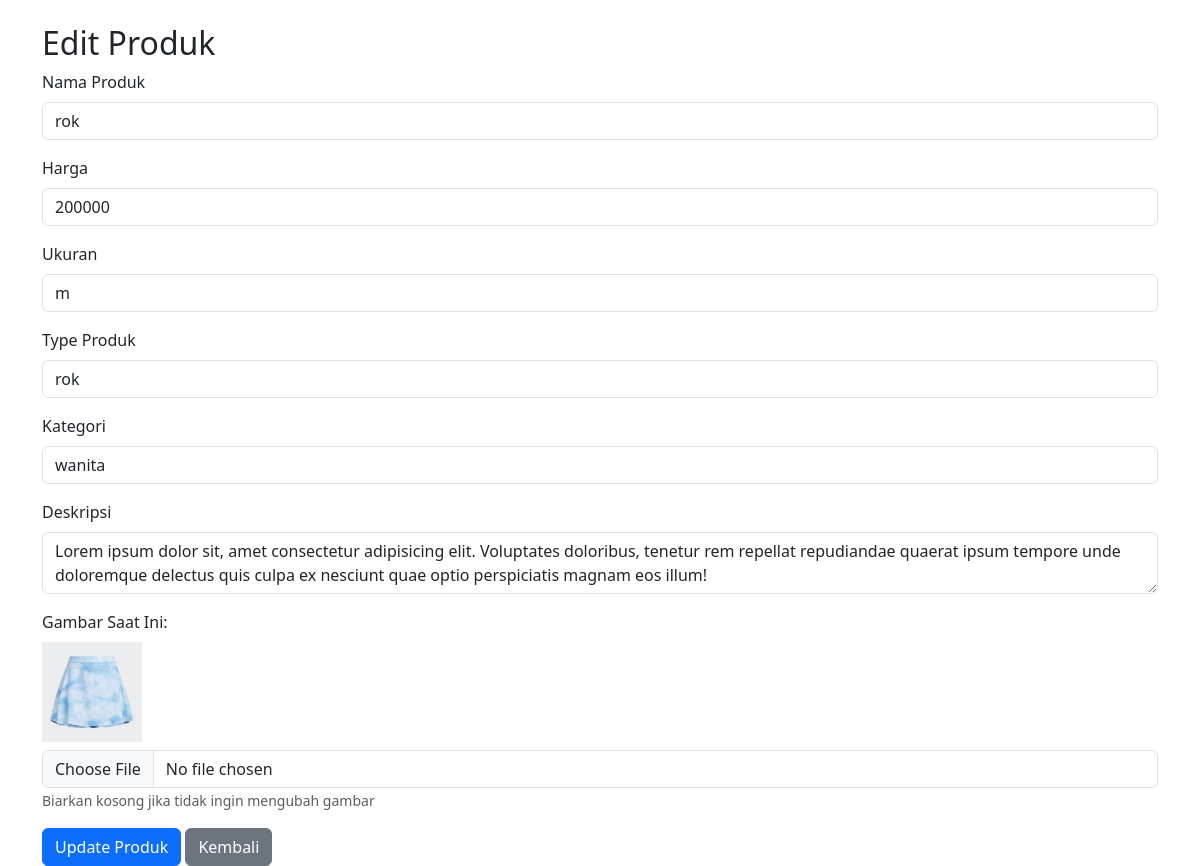
Page /admin/page/produk/edit-produk.php?id=45 on the committed database.
### tables this page shows
CREATE TABLE `produk` (
  `id` int NOT NULL,
  `nama` varchar(255) NOT NULL,
  `harga` int NOT NULL,
  `ukuran` varchar(255) NOT NULL,
  `type` varchar(10) NOT NULL,
  `kategori` varchar(25) NOT NULL,
  `deskripsi` text NOT NULL,
  `image` varchar(255) NOT NULL
);

### model/database.php (called while the page is built, shortened)
<?php
class Koneksi {
    public function getConnection() {
        $this->conn = mysqli_connect('localhost', 'root', '', 'db_mita');
        return $this->conn;
    }
}

### model/produk.php (called while the page is built, shortened)
<?php
    require_once('database.php');
    class Produk extends koneksi{
        private $conn;
        public function __construct(){
            $this->conn = $this->getConnection();
        }
        public function getById($id) {
            $query = "SELECT * FROM produk WHERE id = ?";
            $stmt = $this->conn->prepare($query);
            $stmt->bind_param("i", $id);
            $stmt->execute();
            $result = $stmt->get_result();
            return $result->fetch_assoc();
        }
}

### admin/page/produk/edit-produk.php (the view, shortened to what this page needs)
<?php
require_once('../../../model/produk.php');
$produkModel = new Produk();
$id = $_GET['id'];
$produk = $produkModel->getById($id);
?>
<!DOCTYPE html>
<html>
<head>
    <link href="https://cdn.jsdelivr.net/npm/bootstrap@5.3.0/dist/css/bootstrap.min.css" rel="stylesheet">
</head>
<body>
    <div class="container mt-4">
        <h2>Edit Produk</h2>
        <form method="POST" enctype="multipart/form-data">
            <div class="mb-3">
                <label class="form-label">Nama Produk</label>
                <input type="text" name="nama" class="form-control" value="<?= $produk['nama'] ?>" required>
            </div>
            <div class="mb-3">
                <label class="form-label">Harga</label>
                <input type="number" name="harga" class="form-control" value="<?= $produk['harga'] ?>" required>
            </div>
            <div class="mb-3">
                <label class="form-label">Ukuran</label>
                <input type="text" name="ukuran" class="form-control" value="<?= $produk['ukuran'] ?>" required>
            </div>
            <div class="mb-3">
                <label class="form-label">Type Produk</label>
                <input type="text" name="type" class="form-control" value="<?= $produk['type'] ?>" required>
            </div>
            <div class="mb-3">
                <label class="form-label">Kategori</label>
                <input type="text" name="kategori" class="form-control" value="<?= $produk['kategori'] ?>" required>
            </div>
            <div class="mb-3">
                <label class="form-label">Deskripsi</label>
                <textarea name="deskripsi" id="deskripsi" class="form-control" required><?= $produk['deskripsi'] ?></textarea>
            </div>
            <div class="mb-3">
                <label class="form-label">Gambar Saat Ini:</label><br>
                <img src="images/<?= $produk['image'] ?>" width="100" class="mb-2">
                <input type="file" name="image" class="form-control">
                <small class="text-muted">Biarkan kosong jika tidak ingin mengubah gambar</small>
            </div>
            <button type="submit" name="update" class="btn btn-primary">Update Produk</button>
            <a href="<?='../../dashboard.php?module=produk&page=daftar-produk'?>" class="btn btn-secondary">Kembali</a>
        </form>
    </div>
</body>
</html>

### rows in the picture
produk: nama "rok", harga "200000", ukuran "m", type "rok", kategori "wanita", deskripsi "Lorem ipsum dolor sit, amet consectetur adipisicing elit. Voluptates doloribus, tenetur rem repellat repudiandae quaerat ipsum tempore unde doloremque delectus quis culpa ex nesciunt quae optio perspiciatis magnam eos illum!", image (picture)
